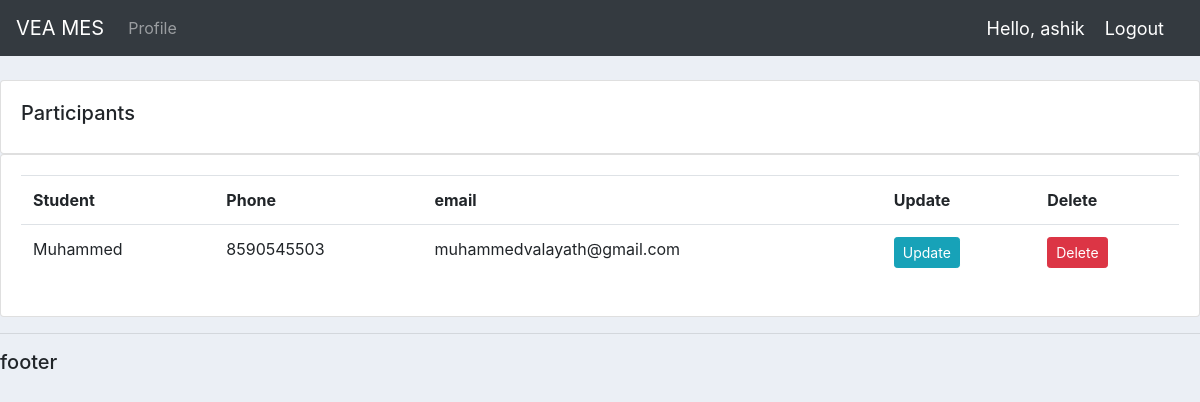
Before: /participants/ (signed in) with the older database file.
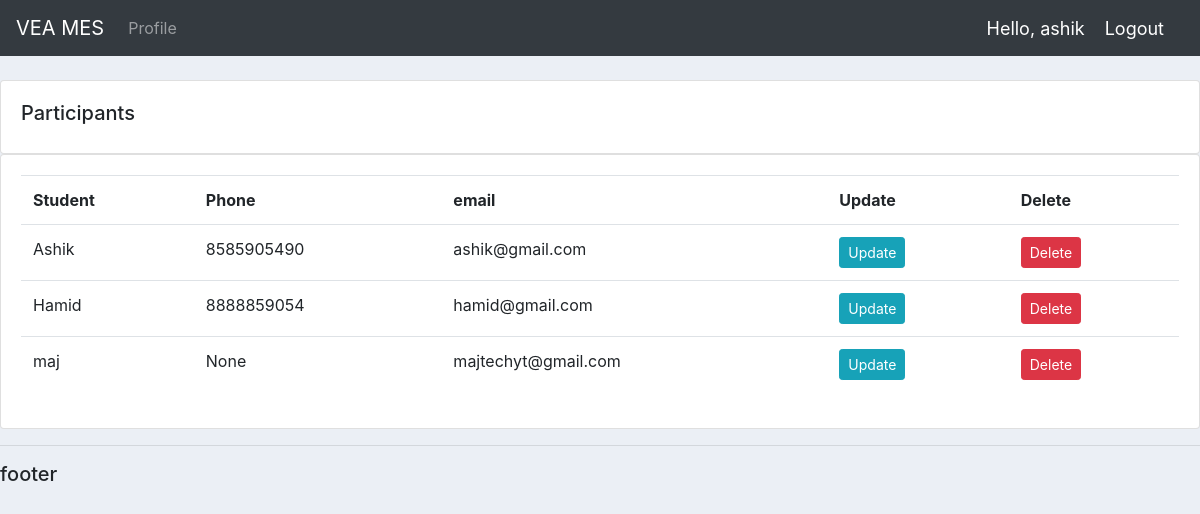
After: the same page with the newer database file.
### accounts/models.py (models this page shows, shortened)
class Participant(models.Model):
    user = models.OneToOneField(User, null=True, on_delete=models.CASCADE)
    name = models.CharField(max_length=200, null=True)
    phone = models.CharField(max_length=200, null=True)
    email = models.CharField(max_length=200, null=True)
    date_created = models.DateTimeField(auto_now_add=True, null=True)

### accounts/views.py (the view)
# urls.py: path('participants/', views.participant, name='participants'),
@login_required(login_url='login')
def participant(request):
    participant = Participant.objects.all()
    return render(request, 'accounts/profile2.html', {'participant': participant})

### accounts/templates/accounts/profile2.html (shortened to what this page needs)
{% extends 'accounts/main.html' %}
{% block content %}
    		<br>
		<div class="row">
			<div class="col-md">
				<div class="card card-body">
					<h5>Participants</h5>
				</div>
				<div class="card card-body">
					<table class="table">
						<tr>
					<th>Student</th>
					<th>Phone</th>
					<th>email</th>
					<th>Update</th>
					<th>Delete</th>
						</tr>
				{% for participant in participant %}
				<tr>
					<td>{{participant.name}}</td>
					<td>{{participant.phone}}</td>
					<td>{{participant.email}}</td>
					<td><a class="btn btn-sm btn-info" href="{% url 'update_participant' participant.id %}">Update</a> </td>
					<td><a class="btn btn-sm btn-danger" href="{% url 'delete_participant' participant.id %}">Delete</a> </td>
				</tr>
				{% endfor %}
					</table>
				</div>
			</div>
		</div>
{% endblock %}

Changed rows visible on the page:
removed Participant: name "Muhammed", phone "8590545503", email "muhammedvalayath@gmail.com"
added Participant: name "Ashik", phone "8585905490", email "ashik@gmail.com"
added Participant: name "Hamid", phone "8888859054", email "hamid@gmail.com"
added Participant: name "maj", phone "None", email "majtechyt@gmail.com"
